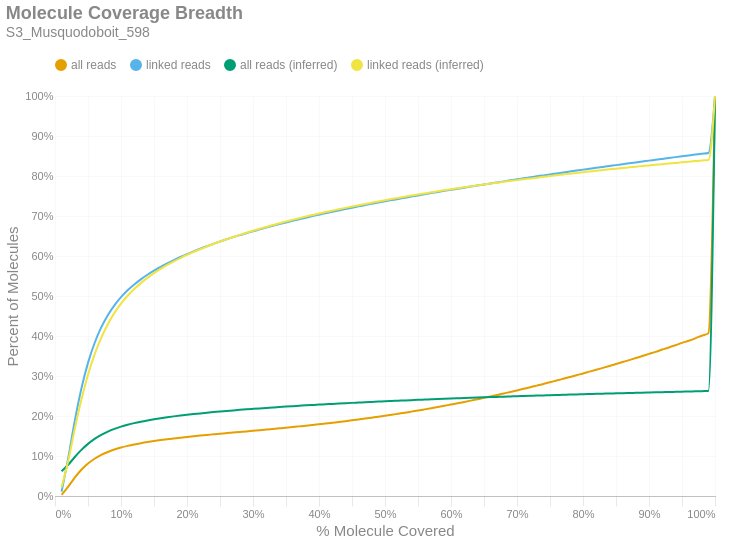

Notebook code for this chart:
### Markdown cell above
### Molecule Read Coverage
This chart shows molecule coverage breadth as computed by the number of bases aligned to that molecule. In other words, "*how much of each unique long molecule is actually sequenced/aligned?*" Keep in mind there is a distinction between sequences and alignments, since some sequences belonging to a particular molecule may not align well and wouldn't appear in the alignment data. This chart also shows molecule coverage breadth as computed by the *inferred fragment* from which the aligned sequences originate. Unlike read coverage, this calculation takes into account the total insert size, including unsequenced gaps between the forward and reverse reads. Like the previous figures, these are cumulative percents.

### Code cell
if SKIPLR:
    print_html(f"Skipped")
else:
    binned_df = consolidated_hist(valids['coverage_bp'], mask, 0.01, True)
    binned_df_inf = consolidated_hist(valids['coverage_inserts'], mask, 0.01, True)
    binned_df = binned_df.with_columns(pl.lit(binned_df_inf['all reads (cumsum)']).alias('all reads (inferred)'))
    binned_df = binned_df.with_columns(pl.lit(binned_df_inf['linked reads (cumsum)']).alias('linked reads (inferred)'))
    binned_df = binned_df.with_columns(
        (pl.col('bin').cast(pl.Float64) + 0.01).alias('right_edge')
    )

    with SafeRender(binned_df):
        (
            density_plot(binned_df, 'Molecule Coverage Breadth', samplename, 'molcov', ['all reads (inferred)','linked reads (inferred)'])
            .encode(
                #x=alt.X('bin:Q', title="% Molecule Covered").axis(format = '%').scale(padding=0),
                x=alt.X('right_edge:Q', title="% Molecule Covered").axis(format='%').scale(padding=0),
                y=alt.Y('value:Q', title='Percent of Molecules')
                    .axis(format='%')
                    .stack(False)
                    .scale(domainMin=0, padding=0),
                color=alt.Color("key:N").scale(domain = ["all reads", "linked reads", "all reads (inferred)", "linked reads (inferred)"]),
                tooltip = [
                    alt.Tooltip("key:N", title = "Data Type"),
                    alt.Tooltip("range_label:N", title="% Molecule Covered"),
                    alt.Tooltip("value:Q", format = ".2%", title="% Molecules")
                ]
            )
        ).display()

### Figure 1 — Vega-Lite specification as saved in the notebook (floating-point values rounded to 4 significant figures)
{"width": "container", "height": 400, "config": {"title": {"anchor": "start", "dy": -15, "fontSize": 18, "color": "#888888", "subtitleColor": "#888888", "subtitleFontSize": 14}, "arc": {"fill": "#0072B2"}, "axis": {"domainColor": "#888888", "domainWidth": 0.5, "gridWidth": 0.2, "grid": false, "titleFontWeight": 400, "titleFontSize": 15, "labelFontSize": 11, "labelColor": "#888888", "tickColor": "#888888", "tickWidth": 0.2, "titleColor": "#888888"}, "axisBand": {"grid": false}, "axisX": {"grid": true, "tickSize": 10, "domainCap": "round"}, "axisY": {"domain": false, "grid": true, "tickSize": 0, "domainCap": "round"}, "background": "transparent", "header": {"labelFontSize": 15, "labelColor": "#888888", "titleFontSize": 15, "titleFontWeight": 600, "titleColor": "#888888"}, "legend": {"labelFont": "sans-serif", "labelFontSize": 12, "labelColor": "#888888", "symbolSize": 100, "symbolType": "circle", "titleFontSize": 12, "titlePadding": 10, "titleColor": "#888888", "title": null, "orient": "top"}, "range": {"category": ["#E69F00", "#56B4E9", "#009E73", "#F0E442", "#0072B2", "#D55E00", "#CC79A7", "#000000"], "diverging": ["#cfe8f3", "#a2d4ec", "#73bfe2", "#46abdb", "#1696d2", "#12719e"]}, "area": {"fill": "#0072B2", "fillOpacity": 0.7, "line": true, "strokeOpacity": 0.7}, "line": {"color": "#0072B2", "stroke": "#0072B2", "strokeWidth": 2}, "trail": {"color": "#0072B2", "stroke": "#0072B2", "strokeWidth": 0, "size": 1}, "point": {"filled": true, "fillOpacity": 1.0, "size": 95}, "text": {"color": "#888888", "fontSize": 11, "align": "right", "fontWeight": 400, "size": 11}, "bar": {"fill": "#0072B2", "stroke": null}, "view": {"stroke": null, "continuousWidth": 660, "continuousHeight": 400}}, "data": {"name": "data-a3273c659a133814b0610d90547a15d2"}, "mark": {"type": "line", "interpolate": "monotone", "point": {"opacity": 0, "size": 275}}, "encoding": {"color": {"field": "key", "scale": {"domain": ["all reads", "linked reads", "all reads (inferred)", "linked reads (inferred)"]}, "type": "nominal"}, "tooltip": [{"field": "key", "title": "Data Type", "type": "nominal"}, {"field": "range_label", "title": "% Molecule Covered", "type": "nominal"}, {"field": "value", "format": ".2%", "title": "% Molecules", "type": "quantitative"}], "x": {"axis": {"format": "%"}, "field": "right_edge", "scale": {"padding": 0}, "title": "% Molecule Covered", "type": "quantitative"}, "y": {"axis": {"format": "%"}, "field": "value", "scale": {"domainMin": 0, "padding": 0}, "stack": false, "title": "Percent of Molecules", "type": "quantitative"}}, "params": [{"name": "param_c36ac31b6afebe62", "select": {"type": "point", "fields": ["key"]}, "bind": "legend"}], "title": {"text": "Molecule Coverage Breadth", "subtitle": "S3_Musquodoboit_598"}, "transform": [{"fold": ["all reads (cumsum)", "linked reads (cumsum)", "all reads (inferred)", "linked reads (inferred)"]}, {"calculate": "replace(datum.key, ' (cumsum)', '')", "as": "key"}, {"filter": {"param": "param_c36ac31b6afebe62"}}], "usermeta": {"embedOptions": {"downloadFileName": "S3_Musquodoboit_598.molcov"}}, "$schema": "https://vega.github.io/schema/vega-lite/v6.1.0.json", "datasets": {"data-a3273c659a133814b0610d90547a15d2": [{"bin": "0.0", "interval": "0.0-0.01", "all reads": 0.00282, "linked reads": 0.01082, "all reads (cumsum)": 0.00282, "linked reads (cumsum)": 0.01082, "range_label": "0.0-0.01", "all reads (inferred)": 0.06205, "linked reads (inferred)": 0.02197, "right_edge": 0.01}, {"bin": "0.01", "interval": "0.01-0.02", "all reads": 0.02052, "linked reads": 0.08393, "all reads (cumsum)": 0.02334, "linked reads (cumsum)": 0.09475, "range_label": "0.01-0.02", "all reads (inferred)": 0.07802, "linked reads (inferred)": 0.0874, "right_edge": 0.02}, {"bin": "0.02", "interval": "0.02-0.03", "all reads": 0.02272, "linked reads": 0.09357, "all reads (cumsum)": 0.04606, "linked reads (cumsum)": 0.1883, "range_label": "0.02-0.03", "all reads (inferred)": 0.09755, "linked reads (inferred)": 0.168, "right_edge": 0.03}, {"bin": "0.03", "interval": "0.03-0.04", "all reads": 0.01948, "linked reads": 0.08031, "all reads (cumsum)": 0.06554, "linked reads (cumsum)": 0.2686, "range_label": "0.03-0.04", "all reads (inferred)": 0.1152, "linked reads (inferred)": 0.241, "right_edge": 0.04}, {"bin": "0.04", "interval": "0.04-0.05", "all reads": 0.01557, "linked reads": 0.06415, "all reads (cumsum)": 0.08111, "linked reads (cumsum)": 0.3328, "range_label": "0.04-0.05", "all reads (inferred)": 0.1303, "linked reads (inferred)": 0.3032, "right_edge": 0.05}, {"bin": "0.05", "interval": "0.05-0.06", "all reads": 0.01209, "linked reads": 0.04973, "all reads (cumsum)": 0.0932, "linked reads (cumsum)": 0.3825, "range_label": "0.05-0.06", "all reads (inferred)": 0.1426, "linked reads (inferred)": 0.3542, "right_edge": 0.06}, {"bin": "0.06", "interval": "0.06-0.07", "all reads": 0.009458, "linked reads": 0.03896, "all reads (cumsum)": 0.1027, "linked reads (cumsum)": 0.4215, "range_label": "0.06-0.07", "all reads (inferred)": 0.1527, "linked reads (inferred)": 0.3955, "right_edge": 0.07}, {"bin": "0.07", "interval": "0.07-0.08", "all reads": 0.007431, "linked reads": 0.03051, "all reads (cumsum)": 0.1101, "linked reads (cumsum)": 0.452, "range_label": "0.07-0.08", "all reads (inferred)": 0.1609, "linked reads (inferred)": 0.4295, "right_edge": 0.08}, {"bin": "0.08", "interval": "0.08-0.09", "all reads": 0.006047, "linked reads": 0.02478, "all reads (cumsum)": 0.1161, "linked reads (cumsum)": 0.4768, "range_label": "0.08-0.09", "all reads (inferred)": 0.1678, "linked reads (inferred)": 0.4579, "right_edge": 0.09}, {"bin": "0.09", "interval": "0.09-0.1", "all reads": 0.004985, "linked reads": 0.02037, "all reads (cumsum)": 0.1211, "linked reads (cumsum)": 0.4971, "range_label": "0.09-0.1", "all reads (inferred)": 0.1734, "linked reads (inferred)": 0.4811, "right_edge": 0.1}, {"bin": "0.1", "interval": "0.1-0.11", "all reads": 0.004173, "linked reads": 0.01701, "all reads (cumsum)": 0.1253, "linked reads (cumsum)": 0.5141, "range_label": "0.1-0.11", "all reads (inferred)": 0.1781, "linked reads (inferred)": 0.5005, "right_edge": 0.11}, {"bin": "0.11", "interval": "0.11-0.12", "all reads": 0.003601, "linked reads": 0.01466, "all reads (cumsum)": 0.1289, "linked reads (cumsum)": 0.5288, "range_label": "0.11-0.12", "all reads (inferred)": 0.1822, "linked reads (inferred)": 0.5175, "right_edge": 0.12}, {"bin": "0.12", "interval": "0.12-0.13", "all reads": 0.003157, "linked reads": 0.01283, "all reads (cumsum)": 0.1321, "linked reads (cumsum)": 0.5416, "range_label": "0.12-0.13", "all reads (inferred)": 0.1858, "linked reads (inferred)": 0.5322, "right_edge": 0.13}, {"bin": "0.13", "interval": "0.13-0.14", "all reads": 0.002809, "linked reads": 0.01142, "all reads (cumsum)": 0.1349, "linked reads (cumsum)": 0.5531, "range_label": "0.13-0.14", "all reads (inferred)": 0.189, "linked reads (inferred)": 0.5453, "right_edge": 0.14}, {"bin": "0.14", "interval": "0.14-0.15", "all reads": 0.002511, "linked reads": 0.01019, "all reads (cumsum)": 0.1374, "linked reads (cumsum)": 0.5633, "range_label": "0.14-0.15", "all reads (inferred)": 0.1919, "linked reads (inferred)": 0.5571, "right_edge": 0.15}, {"bin": "0.15", "interval": "0.15-0.16", "all reads": 0.002362, "linked reads": 0.009532, "all reads (cumsum)": 0.1397, "linked reads (cumsum)": 0.5728, "range_label": "0.15-0.16", "all reads (inferred)": 0.1945, "linked reads (inferred)": 0.5678, "right_edge": 0.16}, {"bin": "0.16", "interval": "0.16-0.17", "all reads": 0.002184, "linked reads": 0.008823, "all reads (cumsum)": 0.1419, "linked reads (cumsum)": 0.5816, "range_label": "0.16-0.17", "all reads (inferred)": 0.1969, "linked reads (inferred)": 0.5776, "right_edge": 0.17}, {"bin": "0.17", "interval": "0.17-0.18", "all reads": 0.002058, "linked reads": 0.00822, "all reads (cumsum)": 0.144, "linked reads (cumsum)": 0.5898, "range_label": "0.17-0.18", "all reads (inferred)": 0.1991, "linked reads (inferred)": 0.5865, "right_edge": 0.18}, {"bin": "0.18", "interval": "0.18-0.19", "all reads": 0.001926, "linked reads": 0.007676, "all reads (cumsum)": 0.1459, "linked reads (cumsum)": 0.5975, "range_label": "0.18-0.19", "all reads (inferred)": 0.2011, "linked reads (inferred)": 0.5949, "right_edge": 0.19}, {"bin": "0.19", "interval": "0.19-0.2", "all reads": 0.001845, "linked reads": 0.007314, "all reads (cumsum)": 0.1477, "linked reads (cumsum)": 0.6048, "range_label": "0.19-0.2", "all reads (inferred)": 0.203, "linked reads (inferred)": 0.6026, "right_edge": 0.2}, {"bin": "0.2", "interval": "0.2-0.21", "all reads": 0.001743, "linked reads": 0.006888, "all reads (cumsum)": 0.1495, "linked reads (cumsum)": 0.6117, "range_label": "0.2-0.21", "all reads (inferred)": 0.2048, "linked reads (inferred)": 0.61, "right_edge": 0.21}, {"bin": "0.21", "interval": "0.21-0.22", "all reads": 0.00168, "linked reads": 0.006566, "all reads (cumsum)": 0.1512, "linked reads (cumsum)": 0.6183, "range_label": "0.21-0.22", "all reads (inferred)": 0.2065, "linked reads (inferred)": 0.617, "right_edge": 0.22}, {"bin": "0.22", "interval": "0.22-0.23", "all reads": 0.001592, "linked reads": 0.006185, "all reads (cumsum)": 0.1528, "linked reads (cumsum)": 0.6245, "range_label": "0.22-0.23", "all reads (inferred)": 0.2082, "linked reads (inferred)": 0.6237, "right_edge": 0.23}, {"bin": "0.23", "interval": "0.23-0.24", "all reads": 0.001537, "linked reads": 0.005932, "all reads (cumsum)": 0.1543, "linked reads (cumsum)": 0.6304, "range_label": "0.23-0.24", "all reads (inferred)": 0.2097, "linked reads (inferred)": 0.6301, "right_edge": 0.24}, {"bin": "0.24", "interval": "0.24-0.25", "all reads": 0.001519, "linked reads": 0.005826, "all reads (cumsum)": 0.1558, "linked reads (cumsum)": 0.6362, "range_label": "0.24-0.25", "all reads (inferred)": 0.2112, "linked reads (inferred)": 0.6362, "right_edge": 0.25}, {"bin": "0.25", "interval": "0.25-0.26", "all reads": 0.001455, "linked reads": 0.005576, "all reads (cumsum)": 0.1573, "linked reads (cumsum)": 0.6418, "range_label": "0.25-0.26", "all reads (inferred)": 0.2126, "linked reads (inferred)": 0.6419, "right_edge": 0.26}, {"bin": "0.26", "interval": "0.26-0.27", "all reads": 0.001428, "linked reads": 0.005339, "all reads (cumsum)": 0.1587, "linked reads (cumsum)": 0.6471, "range_label": "0.26-0.27", "all reads (inferred)": 0.214, "linked reads (inferred)": 0.6475, "right_edge": 0.27}, {"bin": "0.27", "interval": "0.27-0.28", "all reads": 0.001433, "linked reads": 0.005147, "all reads (cumsum)": 0.1601, "linked reads (cumsum)": 0.6523, "range_label": "0.27-0.28", "all reads (inferred)": 0.2153, "linked reads (inferred)": 0.6529, "right_edge": 0.28}, {"bin": "0.28", "interval": "0.28-0.29", "all reads": 0.001403, "linked reads": 0.004769, "all reads (cumsum)": 0.1615, "linked reads (cumsum)": 0.657, "range_label": "0.28-0.29", "all reads (inferred)": 0.2166, "linked reads (inferred)": 0.6581, "right_edge": 0.29}, {"bin": "0.29", "interval": "0.29-0.3", "all reads": 0.001485, "linked reads": 0.004906, "all reads (cumsum)": 0.163, "linked reads (cumsum)": 0.6619, "range_label": "0.29-0.3", "all reads (inferred)": 0.2178, "linked reads (inferred)": 0.6631, "right_edge": 0.3}, {"bin": "0.3", "interval": "0.3-0.31", "all reads": 0.001458, "linked reads": 0.004566, "all reads (cumsum)": 0.1645, "linked reads (cumsum)": 0.6665, "range_label": "0.3-0.31", "all reads (inferred)": 0.219, "linked reads (inferred)": 0.6679, "right_edge": 0.31}, {"bin": "0.31", "interval": "0.31-0.32", "all reads": 0.00152, "linked reads": 0.00453, "all reads (cumsum)": 0.166, "linked reads (cumsum)": 0.671, "range_label": "0.31-0.32", "all reads (inferred)": 0.2202, "linked reads (inferred)": 0.6727, "right_edge": 0.32}, {"bin": "0.32", "interval": "0.32-0.33", "all reads": 0.001533, "linked reads": 0.004389, "all reads (cumsum)": 0.1675, "linked reads (cumsum)": 0.6754, "range_label": "0.32-0.33", "all reads (inferred)": 0.2213, "linked reads (inferred)": 0.6773, "right_edge": 0.33}, {"bin": "0.33", "interval": "0.33-0.34", "all reads": 0.001595, "linked reads": 0.004248, "all reads (cumsum)": 0.1691, "linked reads (cumsum)": 0.6797, "range_label": "0.33-0.34", "all reads (inferred)": 0.2225, "linked reads (inferred)": 0.6819, "right_edge": 0.34}, {"bin": "0.34", "interval": "0.34-0.35", "all reads": 0.001603, "linked reads": 0.004146, "all reads (cumsum)": 0.1707, "linked reads (cumsum)": 0.6838, "range_label": "0.34-0.35", "all reads (inferred)": 0.2235, "linked reads (inferred)": 0.6862, "right_edge": 0.35}, {"bin": "0.35", "interval": "0.35-0.36", "all reads": 0.001634, "linked reads": 0.004085, "all reads (cumsum)": 0.1724, "linked reads (cumsum)": 0.6879, "range_label": "0.35-0.36", "all reads (inferred)": 0.2246, "linked reads (inferred)": 0.6904, "right_edge": 0.36}, {"bin": "0.36", "interval": "0.36-0.37", "all reads": 0.001692, "linked reads": 0.00397, "all reads (cumsum)": 0.1741, "linked reads (cumsum)": 0.6919, "range_label": "0.36-0.37", "all reads (inferred)": 0.2256, "linked reads (inferred)": 0.6944, "right_edge": 0.37}, {"bin": "0.37", "interval": "0.37-0.38", "all reads": 0.001692, "linked reads": 0.003798, "all reads (cumsum)": 0.1757, "linked reads (cumsum)": 0.6957, "range_label": "0.37-0.38", "all reads (inferred)": 0.2266, "linked reads (inferred)": 0.6985, "right_edge": 0.38}, {"bin": "0.38", "interval": "0.38-0.39", "all reads": 0.001785, "linked reads": 0.003955, "all reads (cumsum)": 0.1775, "linked reads (cumsum)": 0.6996, "range_label": "0.38-0.39", "all reads (inferred)": 0.2275, "linked reads (inferred)": 0.7024, "right_edge": 0.39}, {"bin": "0.39", "interval": "0.39-0.4", "all reads": 0.00186, "linked reads": 0.003696, "all reads (cumsum)": 0.1794, "linked reads (cumsum)": 0.7033, "range_label": "0.39-0.4", "all reads (inferred)": 0.2285, "linked reads (inferred)": 0.7062, "right_edge": 0.4}, {"bin": "0.4", "interval": "0.4-0.41", "all reads": 0.001839, "linked reads": 0.003597, "all reads (cumsum)": 0.1812, "linked reads (cumsum)": 0.7069, "range_label": "0.4-0.41", "all reads (inferred)": 0.2294, "linked reads (inferred)": 0.7098, "right_edge": 0.41}, {"bin": "0.41", "interval": "0.41-0.42", "all reads": 0.001931, "linked reads": 0.003583, "all reads (cumsum)": 0.1832, "linked reads (cumsum)": 0.7105, "range_label": "0.41-0.42", "all reads (inferred)": 0.2303, "linked reads (inferred)": 0.7134, "right_edge": 0.42}, {"bin": "0.42", "interval": "0.42-0.43", "all reads": 0.00196, "linked reads": 0.003388, "all reads (cumsum)": 0.1851, "linked reads (cumsum)": 0.7139, "range_label": "0.42-0.43", "all reads (inferred)": 0.2311, "linked reads (inferred)": 0.7169, "right_edge": 0.43}, {"bin": "0.43", "interval": "0.43-0.44", "all reads": 0.002042, "linked reads": 0.003457, "all reads (cumsum)": 0.1872, "linked reads (cumsum)": 0.7174, "range_label": "0.43-0.44", "all reads (inferred)": 0.232, "linked reads (inferred)": 0.7204, "right_edge": 0.44}, {"bin": "0.44", "interval": "0.44-0.45", "all reads": 0.002094, "linked reads": 0.00334, "all reads (cumsum)": 0.1893, "linked reads (cumsum)": 0.7207, "range_label": "0.44-0.45", "all reads (inferred)": 0.2328, "linked reads (inferred)": 0.7237, "right_edge": 0.45}, {"bin": "0.45", "interval": "0.45-0.46", "all reads": 0.002162, "linked reads": 0.00336, "all reads (cumsum)": 0.1914, "linked reads (cumsum)": 0.7241, "range_label": "0.45-0.46", "all reads (inferred)": 0.2336, "linked reads (inferred)": 0.7269, "right_edge": 0.46}, {"bin": "0.46", "interval": "0.46-0.47", "all reads": 0.002191, "linked reads": 0.0032, "all reads (cumsum)": 0.1936, "linked reads (cumsum)": 0.7273, "range_label": "0.46-0.47", "all reads (inferred)": 0.2344, "linked reads (inferred)": 0.7301, "right_edge": 0.47}, {"bin": "0.47", "interval": "0.47-0.48", "all reads": 0.002292, "linked reads": 0.003171, "all reads (cumsum)": 0.1959, "linked reads (cumsum)": 0.7304, "range_label": "0.47-0.48", "all reads (inferred)": 0.2352, "linked reads (inferred)": 0.7332, "right_edge": 0.48}, {"bin": "0.48", "interval": "0.48-0.49", "all reads": 0.002279, "linked reads": 0.003185, "all reads (cumsum)": 0.1982, "linked reads (cumsum)": 0.7336, "range_label": "0.48-0.49", "all reads (inferred)": 0.236, "linked reads (inferred)": 0.7363, "right_edge": 0.49}, {"bin": "0.49", "interval": "0.49-0.5", "all reads": 0.002547, "linked reads": 0.003124, "all reads (cumsum)": 0.2007, "linked reads (cumsum)": 0.7367, "range_label": "0.49-0.5", "all reads (inferred)": 0.2367, "linked reads (inferred)": 0.7394, "right_edge": 0.5}, {"bin": "0.5", "interval": "0.5-0.51", "all reads": 0.002309, "linked reads": 0.002995, "all reads (cumsum)": 0.203, "linked reads (cumsum)": 0.7397, "range_label": "0.5-0.51", "all reads (inferred)": 0.2375, "linked reads (inferred)": 0.7423, "right_edge": 0.51}, {"bin": "0.51", "interval": "0.51-0.52", "all reads": 0.002608, "linked reads": 0.003023, "all reads (cumsum)": 0.2056, "linked reads (cumsum)": 0.7428, "range_label": "0.51-0.52", "all reads (inferred)": 0.2382, "linked reads (inferred)": 0.7453, "right_edge": 0.52}, {"bin": "0.52", "interval": "0.52-0.53", "all reads": 0.002565, "linked reads": 0.002832, "all reads (cumsum)": 0.2082, "linked reads (cumsum)": 0.7456, "range_label": "0.52-0.53", "all reads (inferred)": 0.2389, "linked reads (inferred)": 0.7481, "right_edge": 0.53}, {"bin": "0.53", "interval": "0.53-0.54", "all reads": 0.002703, "linked reads": 0.002956, "all reads (cumsum)": 0.2109, "linked reads (cumsum)": 0.7485, "range_label": "0.53-0.54", "all reads (inferred)": 0.2396, "linked reads (inferred)": 0.751, "right_edge": 0.54}, {"bin": "0.54", "interval": "0.54-0.55", "all reads": 0.002735, "linked reads": 0.00282, "all reads (cumsum)": 0.2137, "linked reads (cumsum)": 0.7514, "range_label": "0.54-0.55", "all reads (inferred)": 0.2404, "linked reads (inferred)": 0.7539, "right_edge": 0.55}, {"bin": "0.55", "interval": "0.55-0.56", "all reads": 0.002893, "linked reads": 0.00294, "all reads (cumsum)": 0.2165, "linked reads (cumsum)": 0.7543, "range_label": "0.55-0.56", "all reads (inferred)": 0.241, "linked reads (inferred)": 0.7565, "right_edge": 0.56}, {"bin": "0.56", "interval": "0.56-0.57", "all reads": 0.002927, "linked reads": 0.002891, "all reads (cumsum)": 0.2195, "linked reads (cumsum)": 0.7572, "range_label": "0.56-0.57", "all reads (inferred)": 0.2417, "linked reads (inferred)": 0.7592, "right_edge": 0.57}, {"bin": "0.57", "interval": "0.57-0.58", "all reads": 0.002957, "linked reads": 0.002877, "all reads (cumsum)": 0.2224, "linked reads (cumsum)": 0.7601, "range_label": "0.57-0.58", "all reads (inferred)": 0.2424, "linked reads (inferred)": 0.7618, "right_edge": 0.58}, {"bin": "0.58", "interval": "0.58-0.59", "all reads": 0.003058, "linked reads": 0.002781, "all reads (cumsum)": 0.2255, "linked reads (cumsum)": 0.7629, "range_label": "0.58-0.59", "all reads (inferred)": 0.243, "linked reads (inferred)": 0.7643, "right_edge": 0.59}, {"bin": "0.59", "interval": "0.59-0.6", "all reads": 0.0032, "linked reads": 0.002757, "all reads (cumsum)": 0.2287, "linked reads (cumsum)": 0.7656, "range_label": "0.59-0.6", "all reads (inferred)": 0.2436, "linked reads (inferred)": 0.7668, "right_edge": 0.6}, {"bin": "0.6", "interval": "0.6-0.61", "all reads": 0.003086, "linked reads": 0.002607, "all reads (cumsum)": 0.2318, "linked reads (cumsum)": 0.7682, "range_label": "0.6-0.61", "all reads (inferred)": 0.2443, "linked reads (inferred)": 0.7693, "right_edge": 0.61}, {"bin": "0.61", "interval": "0.61-0.62", "all reads": 0.003286, "linked reads": 0.002662, "all reads (cumsum)": 0.2351, "linked reads (cumsum)": 0.7709, "range_label": "0.61-0.62", "all reads (inferred)": 0.2449, "linked reads (inferred)": 0.7717, "right_edge": 0.62}, {"bin": "0.62", "interval": "0.62-0.63", "all reads": 0.003354, "linked reads": 0.002675, "all reads (cumsum)": 0.2384, "linked reads (cumsum)": 0.7736, "range_label": "0.62-0.63", "all reads (inferred)": 0.2455, "linked reads (inferred)": 0.7741, "right_edge": 0.63}, {"bin": "0.63", "interval": "0.63-0.64", "all reads": 0.003406, "linked reads": 0.002669, "all reads (cumsum)": 0.2418, "linked reads (cumsum)": 0.7762, "range_label": "0.63-0.64", "all reads (inferred)": 0.2461, "linked reads (inferred)": 0.7764, "right_edge": 0.64}, {"bin": "0.64", "interval": "0.64-0.65", "all reads": 0.003449, "linked reads": 0.002539, "all reads (cumsum)": 0.2453, "linked reads (cumsum)": 0.7788, "range_label": "0.64-0.65", "all reads (inferred)": 0.2466, "linked reads (inferred)": 0.7788, "right_edge": 0.65}, {"bin": "0.65", "interval": "0.65-0.66", "all reads": 0.003682, "linked reads": 0.002652, "all reads (cumsum)": 0.2489, "linked reads (cumsum)": 0.7814, "range_label": "0.65-0.66", "all reads (inferred)": 0.2472, "linked reads (inferred)": 0.781, "right_edge": 0.66}, {"bin": "0.66", "interval": "0.66-0.67", "all reads": 0.003574, "linked reads": 0.002563, "all reads (cumsum)": 0.2525, "linked reads (cumsum)": 0.784, "range_label": "0.66-0.67", "all reads (inferred)": 0.2478, "linked reads (inferred)": 0.7833, "right_edge": 0.67}, {"bin": "0.67", "interval": "0.67-0.68", "all reads": 0.003793, "linked reads": 0.002585, "all reads (cumsum)": 0.2563, "linked reads (cumsum)": 0.7866, "range_label": "0.67-0.68", "all reads (inferred)": 0.2484, "linked reads (inferred)": 0.7855, "right_edge": 0.68}, {"bin": "0.68", "interval": "0.68-0.69", "all reads": 0.003739, "linked reads": 0.002617, "all reads (cumsum)": 0.2601, "linked reads (cumsum)": 0.7892, "range_label": "0.68-0.69", "all reads (inferred)": 0.2489, "linked reads (inferred)": 0.7875, "right_edge": 0.69}, {"bin": "0.69", "interval": "0.69-0.7", "all reads": 0.00393, "linked reads": 0.002516, "all reads (cumsum)": 0.264, "linked reads (cumsum)": 0.7917, "range_label": "0.69-0.7", "all reads (inferred)": 0.2494, "linked reads (inferred)": 0.7897, "right_edge": 0.7}, {"bin": "0.7", "interval": "0.7-0.71", "all reads": 0.003919, "linked reads": 0.002554, "all reads (cumsum)": 0.2679, "linked reads (cumsum)": 0.7942, "range_label": "0.7-0.71", "all reads (inferred)": 0.2499, "linked reads (inferred)": 0.7917, "right_edge": 0.71}, {"bin": "0.71", "interval": "0.71-0.72", "all reads": 0.003956, "linked reads": 0.002458, "all reads (cumsum)": 0.2719, "linked reads (cumsum)": 0.7967, "range_label": "0.71-0.72", "all reads (inferred)": 0.2505, "linked reads (inferred)": 0.7938, "right_edge": 0.72}, {"bin": "0.72", "interval": "0.72-0.73", "all reads": 0.004117, "linked reads": 0.002464, "all reads (cumsum)": 0.276, "linked reads (cumsum)": 0.7992, "range_label": "0.72-0.73", "all reads (inferred)": 0.251, "linked reads (inferred)": 0.7958, "right_edge": 0.73}, {"bin": "0.73", "interval": "0.73-0.74", "all reads": 0.004051, "linked reads": 0.002415, "all reads (cumsum)": 0.28, "linked reads (cumsum)": 0.8016, "range_label": "0.73-0.74", "all reads (inferred)": 0.2515, "linked reads (inferred)": 0.7978, "right_edge": 0.74}, {"bin": "0.74", "interval": "0.74-0.75", "all reads": 0.004412, "linked reads": 0.002478, "all reads (cumsum)": 0.2844, "linked reads (cumsum)": 0.8041, "range_label": "0.74-0.75", "all reads (inferred)": 0.252, "linked reads (inferred)": 0.8, "right_edge": 0.75}, {"bin": "0.75", "interval": "0.75-0.76", "all reads": 0.004118, "linked reads": 0.002331, "all reads (cumsum)": 0.2886, "linked reads (cumsum)": 0.8064, "range_label": "0.75-0.76", "all reads (inferred)": 0.2525, "linked reads (inferred)": 0.8019, "right_edge": 0.76}, {"bin": "0.76", "interval": "0.76-0.77", "all reads": 0.004352, "linked reads": 0.002405, "all reads (cumsum)": 0.2929, "linked reads (cumsum)": 0.8088, "range_label": "0.76-0.77", "all reads (inferred)": 0.253, "linked reads (inferred)": 0.8038, "right_edge": 0.77}, {"bin": "0.77", "interval": "0.77-0.78", "all reads": 0.004361, "linked reads": 0.002344, "all reads (cumsum)": 0.2973, "linked reads (cumsum)": 0.8111, "range_label": "0.77-0.78", "all reads (inferred)": 0.2535, "linked reads (inferred)": 0.8058, "right_edge": 0.78}, {"bin": "0.78", "interval": "0.78-0.79", "all reads": 0.004439, "linked reads": 0.002355, "all reads (cumsum)": 0.3017, "linked reads (cumsum)": 0.8135, "range_label": "0.78-0.79", "all reads (inferred)": 0.254, "linked reads (inferred)": 0.8077, "right_edge": 0.79}, {"bin": "0.79", "interval": "0.79-0.8", "all reads": 0.004736, "linked reads": 0.002414, "all reads (cumsum)": 0.3064, "linked reads (cumsum)": 0.8159, "range_label": "0.79-0.8", "all reads (inferred)": 0.2545, "linked reads (inferred)": 0.8095, "right_edge": 0.8}, {"bin": "0.8", "interval": "0.8-0.81", "all reads": 0.004405, "linked reads": 0.002209, "all reads (cumsum)": 0.3109, "linked reads (cumsum)": 0.8181, "range_label": "0.8-0.81", "all reads (inferred)": 0.2549, "linked reads (inferred)": 0.8113, "right_edge": 0.81}, {"bin": "0.81", "interval": "0.81-0.82", "all reads": 0.004651, "linked reads": 0.002376, "all reads (cumsum)": 0.3155, "linked reads (cumsum)": 0.8205, "range_label": "0.81-0.82", "all reads (inferred)": 0.2554, "linked reads (inferred)": 0.8132, "right_edge": 0.82}, {"bin": "0.82", "interval": "0.82-0.83", "all reads": 0.004807, "linked reads": 0.002254, "all reads (cumsum)": 0.3203, "linked reads (cumsum)": 0.8228, "range_label": "0.82-0.83", "all reads (inferred)": 0.2558, "linked reads (inferred)": 0.8149, "right_edge": 0.83}, {"bin": "0.83", "interval": "0.83-0.84", "all reads": 0.004781, "linked reads": 0.002277, "all reads (cumsum)": 0.3251, "linked reads (cumsum)": 0.825, "range_label": "0.83-0.84", "all reads (inferred)": 0.2563, "linked reads (inferred)": 0.8166, "right_edge": 0.84}, {"bin": "0.84", "interval": "0.84-0.85", "all reads": 0.004741, "linked reads": 0.002161, "all reads (cumsum)": 0.3298, "linked reads (cumsum)": 0.8272, "range_label": "0.84-0.85", "all reads (inferred)": 0.2567, "linked reads (inferred)": 0.8184, "right_edge": 0.85}, {"bin": "0.85", "interval": "0.85-0.86", "all reads": 0.004978, "linked reads": 0.002288, "all reads (cumsum)": 0.3348, "linked reads (cumsum)": 0.8295, "range_label": "0.85-0.86", "all reads (inferred)": 0.2572, "linked reads (inferred)": 0.82, "right_edge": 0.86}, {"bin": "0.86", "interval": "0.86-0.87", "all reads": 0.004968, "linked reads": 0.002314, "all reads (cumsum)": 0.3398, "linked reads (cumsum)": 0.8318, "range_label": "0.86-0.87", "all reads (inferred)": 0.2576, "linked reads (inferred)": 0.8217, "right_edge": 0.87}, {"bin": "0.87", "interval": "0.87-0.88", "all reads": 0.005155, "linked reads": 0.002241, "all reads (cumsum)": 0.3449, "linked reads (cumsum)": 0.834, "range_label": "0.87-0.88", "all reads (inferred)": 0.258, "linked reads (inferred)": 0.8233, "right_edge": 0.88}, {"bin": "0.88", "interval": "0.88-0.89", "all reads": 0.005086, "linked reads": 0.002149, "all reads (cumsum)": 0.35, "linked reads (cumsum)": 0.8362, "range_label": "0.88-0.89", "all reads (inferred)": 0.2584, "linked reads (inferred)": 0.8249, "right_edge": 0.89}, {"bin": "0.89", "interval": "0.89-0.9", "all reads": 0.005278, "linked reads": 0.002245, "all reads (cumsum)": 0.3553, "linked reads (cumsum)": 0.8384, "range_label": "0.89-0.9", "all reads (inferred)": 0.2588, "linked reads (inferred)": 0.8265, "right_edge": 0.9}, {"bin": "0.9", "interval": "0.9-0.91", "all reads": 0.005016, "linked reads": 0.002097, "all reads (cumsum)": 0.3603, "linked reads (cumsum)": 0.8405, "range_label": "0.9-0.91", "all reads (inferred)": 0.2592, "linked reads (inferred)": 0.828, "right_edge": 0.91}, {"bin": "0.91", "interval": "0.91-0.92", "all reads": 0.0058, "linked reads": 0.00221, "all reads (cumsum)": 0.3661, "linked reads (cumsum)": 0.8427, "range_label": "0.91-0.92", "all reads (inferred)": 0.2596, "linked reads (inferred)": 0.8295, "right_edge": 0.92}, {"bin": "0.92", "interval": "0.92-0.93", "all reads": 0.005087, "linked reads": 0.002253, "all reads (cumsum)": 0.3712, "linked reads (cumsum)": 0.845, "range_label": "0.92-0.93", "all reads (inferred)": 0.26, "linked reads (inferred)": 0.831, "right_edge": 0.93}, {"bin": "0.93", "interval": "0.93-0.94", "all reads": 0.005554, "linked reads": 0.002184, "all reads (cumsum)": 0.3768, "linked reads (cumsum)": 0.8472, "range_label": "0.93-0.94", "all reads (inferred)": 0.2604, "linked reads (inferred)": 0.8326, "right_edge": 0.94}, {"bin": "0.94", "interval": "0.94-0.95", "all reads": 0.006077, "linked reads": 0.00213, "all reads (cumsum)": 0.3828, "linked reads (cumsum)": 0.8493, "range_label": "0.94-0.95", "all reads (inferred)": 0.2608, "linked reads (inferred)": 0.8342, "right_edge": 0.95}, {"bin": "0.95", "interval": "0.95-0.96", "all reads": 0.005182, "linked reads": 0.002121, "all reads (cumsum)": 0.388, "linked reads (cumsum)": 0.8514, "range_label": "0.95-0.96", "all reads (inferred)": 0.2613, "linked reads (inferred)": 0.8358, "right_edge": 0.96}, {"bin": "0.96", "interval": "0.96-0.97", "all reads": 0.006094, "linked reads": 0.002051, "all reads (cumsum)": 0.3941, "linked reads (cumsum)": 0.8535, "range_label": "0.96-0.97", "all reads (inferred)": 0.2617, "linked reads (inferred)": 0.8373, "right_edge": 0.97}, {"bin": "0.97", "interval": "0.97-0.98", "all reads": 0.006652, "linked reads": 0.002001, "all reads (cumsum)": 0.4008, "linked reads (cumsum)": 0.8555, "range_label": "0.97-0.98", "all reads (inferred)": 0.2622, "linked reads (inferred)": 0.8388, "right_edge": 0.98}, {"bin": "0.98", "interval": "0.98-0.99", "all reads": 0.00627, "linked reads": 0.002185, "all reads (cumsum)": 0.407, "linked reads (cumsum)": 0.8577, "range_label": "0.98-0.99", "all reads (inferred)": 0.2626, "linked reads (inferred)": 0.8397, "right_edge": 0.99}, {"bin": "0.99", "interval": "0.99-1.0", "all reads": 0.593, "linked reads": 0.1423, "all reads (cumsum)": 1.0, "linked reads (cumsum)": 1.0, "range_label": "0.99-1.0", "all reads (inferred)": 1.0, "linked reads (inferred)": 1.0, "right_edge": 1.0}]}}
